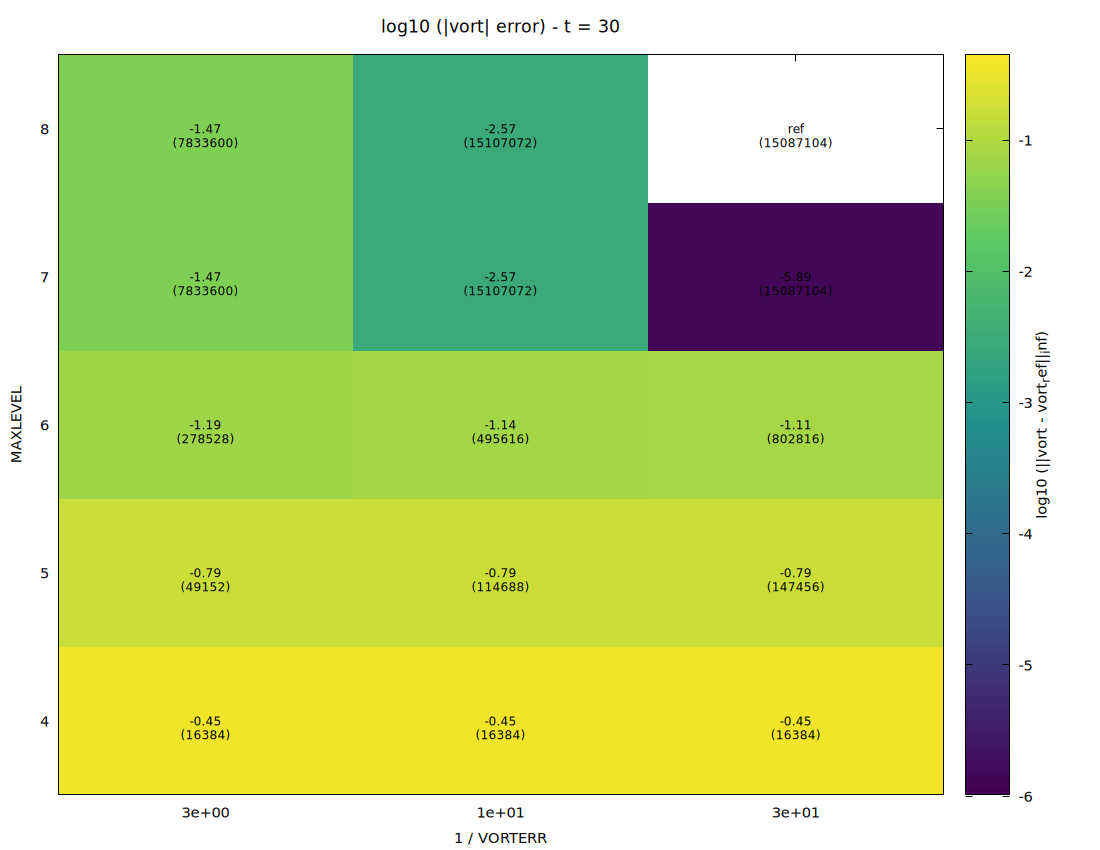

gnuplot code for this plot:
set terminal pngcairo size 1100,850 enhanced font ",11"
set output "/home/zorka/simulazioni/Test 1/gpu_nvidia_3d/vortici_non_inclinati/heatmap_adattiva/heatmap.png"
set title "log10 (|vort| error) - t = 30" font ",13"
set xlabel "1 / VORTERR"
set ylabel "MAXLEVEL"
set xtics ( "3e+00" 1, "1e+01" 2, "3e+01" 3,)
set ytics 1
set xrange [0.5:3.5]
set yrange [3.5:8.5]
set palette defined (0 "#440154", 0.25 "#3b528b", 0.5 "#21918c", 0.75 "#5ec962", 1 "#fde725")
set cbrange [-5.99:-0.35]
set colorbox
set cblabel "log10 (||vort - vort_ref||_inf)" font ",11"
unset key
plot "/home/zorka/simulazioni/Test 1/gpu_nvidia_3d/vortici_non_inclinati/heatmap_adattiva/heatmap.dat" using 1:2:3 with image, \
     "/home/zorka/simulazioni/Test 1/gpu_nvidia_3d/vortici_non_inclinati/heatmap_adattiva/heatmap.dat" using 1:2:(($5==1) ? \
              sprintf("%s\n(%d)", "ref", $4) : \
              sprintf("%.2f\n(%d)", $3, $4)) \
          with labels font ",9"
